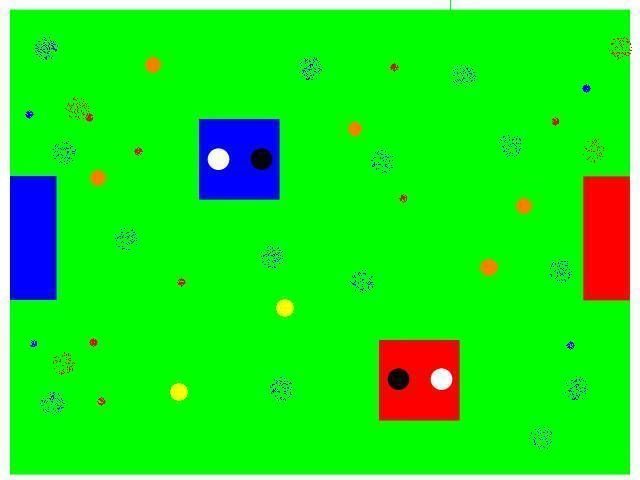
%> input picture techfest/ban/code/27th dec/withBall.JPG, 640 x 480 px
$ octave testing_balls.m   (GNU Octave 9; MATLAB toolbox functions it lacks are replaced by stand-ins)
%> lines starting %> are read from the running program, lines starting %| are printed output that depends on the picture; in (x1, y1, x2, y2) boxes, pixels count from 0 and x2, y2 are one past the last pixel; in counts of white or black regions, pixels touching at a corner belong together; the program's own positions count from 1
### matlab/shaastra/Wednesday, September 16 2009/useful work/findcircles.m
function [ count_circles, centers,diameters] = findcircles(input,tolcirc)
count_circles=0;
diameters=0;
centers=[0, 0];
% SPECIFIC PURPOSE: To identify features in a binary image, to locate circles among the
%                   features, their centers and the distance between the first two.
%
% DESCRIPTION: Features are assumed to be made up of ones, against a background of zeros.

tolsize = 1;
% Tolerance for rejecting small features (diameters). Range [1,2,3...]
% To reject ever larger features, increase to higher integers.

if length(find(input~=0 & input~=1)) > 0, error('Input must be binary'), end
input = bwmorph(bwmorph(bwmorph(input,'spur'),'clean'),'fill');
[numbers,features] = bwlabel(input);
count_circles = 0; centers = [0 0]; separation12 = [];

for i = 1:features
    [I,J] = find(numbers == i);
    rows = min(I):max(I); columns = min(J):max(J);
    rows = min(rows):min([size(input,1) min(rows)+max([length(rows) length(columns)])-1]);
    columns = min(columns):min([size(input,2) min(columns)+max([length(rows) length(columns)])-1]);
    testitem = input(rows,columns);
    % testitem is a square containing the feature.
    diameter = max([length(rows) length(columns)]);
    circle = imcircle(diameter);
    circle = circle(1:length(rows),1:length(columns));
    % circle is compared to testitem.
    if (length(find(xor(testitem,circle))) < round(tolcirc*diameter^2)) & (diameter >= tolsize)...
            & length(rows)/length(columns) >= 0.5 & length(rows)/length(columns) <= 2,
        count_circles = count_circles + 1;
        center_rows = rows(1):rows(1)+diameter-1;
        center_columns = columns(1):columns(1)+diameter-1;
        centers(count_circles,:) = mean([center_rows;center_columns]')-0.5;
        diameters(count_circles,:)=diameter;
    end
end
if count_circles > 1, separation12 = norm(centers(2,:)-centers(1,:)); end

%%%%%%%%%%%%%%%%%%%%%%%%%%%%%%%%%%%%%%%%%%%%%%%%%%%%%%%%%%%%%%%%%%%
%%%%%%%%%%%%%%%%%%%%%%%%%%%%%%%%%%%%%%%%%%%%%%%%%%%%%%%%%%%%%%%%%%
function y = imcircle(n)

% y = imcircle(n);
%
% Draw a solid circle of ones with diameter n pixels
% in a square of zero-valued pixels.
%
% Example: y = imcircle(128);

if rem(n,1) > 0,
   disp(sprintf('n is not an integer and has been rounded to %1.0f',round(n)))
   n = round(n);
end

if n < 1     % invalid n
   error('n must be at least 1')

elseif n < 3 % trivial n
   y = ones(n);

elseif rem(n,2) == 0,  % even n

   DIAMETER = n;
   diameter = n-1;
   RADIUS = DIAMETER/2;
   radius = diameter/2;
   height_45 = round(radius/sqrt(2));
   width = zeros(1,RADIUS);
   semicircle = zeros(DIAMETER,RADIUS);

   for i  = 1 : height_45
       upward = i - 0.5;
       sine = upward/radius;
       cosine = sqrt(1-sine^2);
       width(i) = ceil(cosine * radius);
   end

   array = width(1:height_45)-height_45;

   for j = max(array):-1:min(array)
       width(height_45 + j) = max(find(array == j));
   end

   if min(width) == 0
      index = find(width == 0);
      width(index) = round(mean([width(index-1) width(index+1)]));
   end

   width = [fliplr(width) width];

   for k  = 1 : DIAMETER
       semicircle(k,1:width(k)) = ones(1,width(k));
   end

   y = [fliplr(semicircle) semicircle];

else   % odd n

   DIAMETER = n;
   diameter = n-1;
   RADIUS = DIAMETER/2;
   radius = diameter/2;
   semicircle = zeros(DIAMETER,radius);
   height_45 = round(radius/sqrt(2) - 0.5);
   width = zeros(1,radius);

   for i  = 1 : height_45
       upward = i;
       sine = upward/radius;
       cosine = sqrt(1-sine^2);
       width(i) = ceil(cosine * radius - 0.5);
   end

   array = width(1:height_45) - height_45;

   for j = max(array):-1:min(array)
       width(height_45 + j) = max(find(array == j));
   end

   if min(width) == 0
      index = find(width == 0);
      width(index) = round(mean([width(index-1) width(index+1)]));
   end

   width = [fliplr(width) max(width) width];

   for k  = 1 : DIAMETER
       semicircle(k,1:width(k)) = ones(1,width(k));
   end

   y = [fliplr(semicircle) ones(DIAMETER,1) semicircle];

end

### techfest/ban/code/27th dec/balls_centroid.m
function [no_of_balls,ball_cordinates] = balls_centroid(BW_ball)
global tolcirc_ball;
global ball_dia
global ball_dia_tol

no_of_balls=0;
ball_cordinates=[];

  [ count_circles, centers,diameters] = findcircles(BW_ball,tolcirc_ball);
  for j=1:count_circles
      if(diameters(j)>=ball_dia-ball_dia_tol & diameters(j)<=ball_dia+ball_dia_tol)
          no_of_balls=no_of_balls+1;
          ball_cordinates(no_of_balls,:)=[centers(j,2) , centers(j,1)];

      end
  end

          ball_cordinates=int16(ball_cordinates);

### techfest/ban/code/27th dec/testing_balls.m

global vid
global input_colored_image;
global no_of_balls;
global balls_coodinates;

%**input_colored_image = getsnapshot(vid);
input_colored_image =imread('withball.jpg');
%> input_colored_image is the input picture: size 480x640x3 uint8; mean R, G, B 28.4, 232.6, 28.3
global tolcirc_ball;
global ball_dia
global ball_dia_tol

ball_dia=16;
ball_dia_tol=4;
tolcirc_ball=0.35;
clc
close all
%% color 1: yellow
global color_min_yellowball;
global color_max_yellowball;
global red_over_blue_yellowBall;
global green_over_blue_yellowBall;

color_min_yellowball=[210 190 0];
color_max_yellowball=[255 255 80];
red_over_blue_yellowBall=100;
green_over_blue_yellowBall=100;

BW_YELLOW=((input_colored_image(:,:,1)>=color_min_yellowball(1)) ...
      &(input_colored_image(:,:,2)>=color_min_yellowball(2)) ...
      &(input_colored_image(:,:,3)<=color_max_yellowball(3))...
      &(input_colored_image(:,:,1)>=input_colored_image(:,:,3)+red_over_blue_yellowBall) ...
      &((input_colored_image(:,:,2)>=input_colored_image(:,:,3))+green_over_blue_yellowBall));
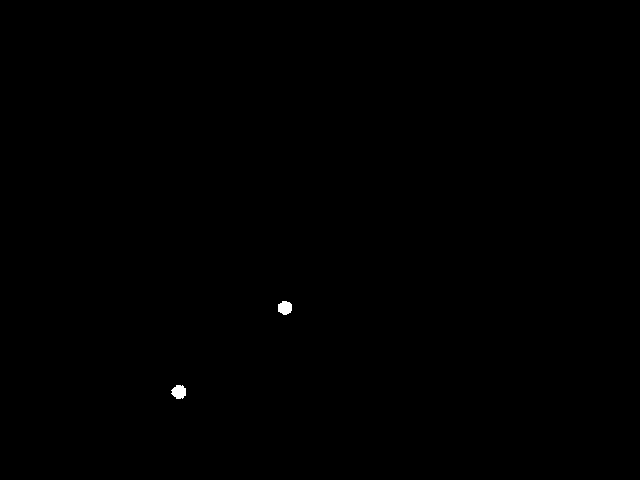
%> BW_YELLOW: size 480x640 logical; 0.1% white; 2 white regions, box (x1, y1, x2, y2) and area: (171, 385, 186, 399) 160, (278, 301, 292, 315) 157
   BW_YELLOW=imclose(BW_YELLOW, strel('square',5));
%> BW_YELLOW: size 480x640 logical; 0.1% white; 2 white regions, box (x1, y1, x2, y2) and area: (171, 385, 186, 399) 164, (278, 301, 292, 315) 157

   figure,imshow(BW_YELLOW);
   [ count_circles_yellow, centers_yellow,diameters_yellow] = findcircles(BW_YELLOW,tolcirc_ball)
%> in findcircles, `[numbers,features] = bwlabel(input);`: numbers: size 480x640 double; 3 distinct labels, from 0 to 2
%> in findcircles, `[numbers,features] = bwlabel(input);`: features = 2
%> the loop in findcircles, `for i = 1:features` made 2 passes
%> (rows, DIAMETER in imcircle, RADIUS in imcircle, radius in imcircle, height_45 in imcircle, array in imcircle, index in imcircle) on pass 1: ([386 387 388 389 390 391 392 393 394 395 396 397 398 399], 15, 7.5, 7, 4, [3 3 2 2], 5)
%> (DIAMETER in imcircle, RADIUS in imcircle, radius in imcircle, height_45 in imcircle, array in imcircle, width in imcircle, count_circles) on pass 2: (14, 7, 6.5, 5, [2 2 1 1 0], [2 4 5 6 6 7 7 7 7 6 6 5 4 2], 2)
%> after the loop in findcircles, `for i = 1:features`: centers = [392.5 178.5; 308 285]; diameters = [15; 14]
%> in findcircles, `separation12 = norm(centers(2,:)-centers(1,:))`: separation12 = 136
%> count_circles_yellow = 2; centers_yellow = [392.5 178.5; 308 285]; diameters_yellow = [15; 14]
   [no_of_yellowballs,ball_cordinates] =balls_centroid(BW_YELLOW)
%> the loop in findcircles (call 2), `for i = 1:features` made 2 passes
%> the loop in balls_centroid, `for j=1:count_circles` made 2 passes
%> no_of_balls on passes 1 to 2: 1, 2
%> after the loop in balls_centroid, `for j=1:count_circles`: ball_cordinates = [178.5 392.5; 285 308]
%> in balls_centroid, `ball_cordinates=int16(ball_cordinates);`: ball_cordinates = [179 393; 285 308]
%> no_of_yellowballs = 2; ball_cordinates = [179 393; 285 308]


%% color 2: Orange ball
global color_min_orangeball;
global color_max_orangeball;
global red_over_green_orangeBall;
global red_over_blue_orangeBall;
global green_over_blue_orangeBall

color_min_orangeball=[150 0 0];
color_max_orangeball=[255 150 70];
red_over_green_orangeBall=50;
red_over_blue_orangeBall=150;
green_over_blue_orangeBall =20;

BW_ORANGE=((input_colored_image(:,:,1)>=color_min_orangeball(1)) ...
      &(input_colored_image(:,:,2)<=color_max_orangeball(2)) ...
      &(input_colored_image(:,:,3)<=color_max_orangeball(3))...
      &(input_colored_image(:,:,1)>=input_colored_image(:,:,2)+red_over_green_orangeBall) ...
      &((input_colored_image(:,:,1)>=input_colored_image(:,:,3)+red_over_blue_orangeBall)) ...
      &((input_colored_image(:,:,2)>=input_colored_image(:,:,3)+green_over_blue_orangeBall)));
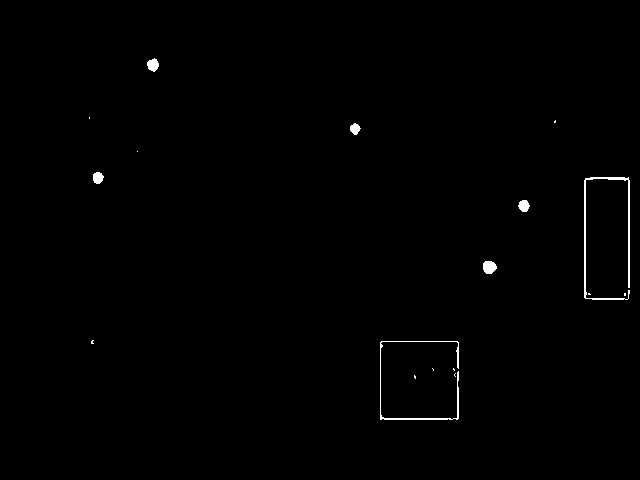
%> BW_ORANGE: size 480x640 logical; 0.56% white; 17 white regions (10 under 20 px), largest, box (x1, y1, x2, y2) and area: (584, 177, 630, 300) 654, (380, 341, 459, 420) 452, (483, 261, 497, 274) 145
 BW_ORANGE=imclose(BW_ORANGE, strel('square',5));
%> BW_ORANGE: size 480x640 logical; 0.58% white; 13 white regions (6 under 20 px), largest, box (x1, y1, x2, y2) and area: (584, 177, 630, 300) 709, (380, 341, 459, 420) 502, (483, 261, 497, 274) 145

figure,imshow(BW_ORANGE)
[ count_circles_ORANGE, centers_ORANGE,diameters_ORANGE] = findcircles(BW_ORANGE,tolcirc_ball)
%> in findcircles (call 3), `[numbers,features] = bwlabel(input);`: numbers: size 480x640 double; 13 distinct labels, from 0 to 12
%> the run ends on the next line
